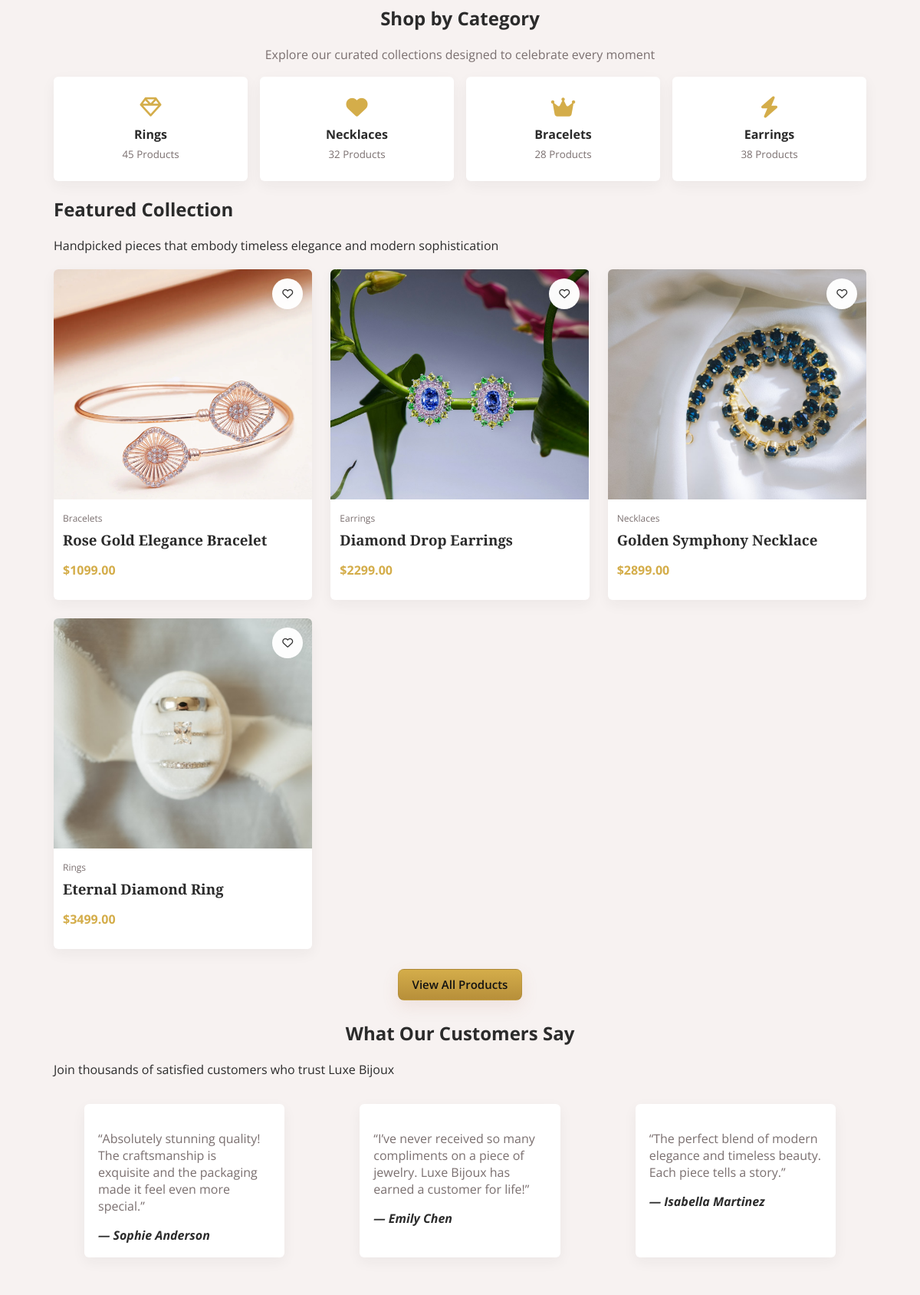
Before: / (middle part) with the older database file.
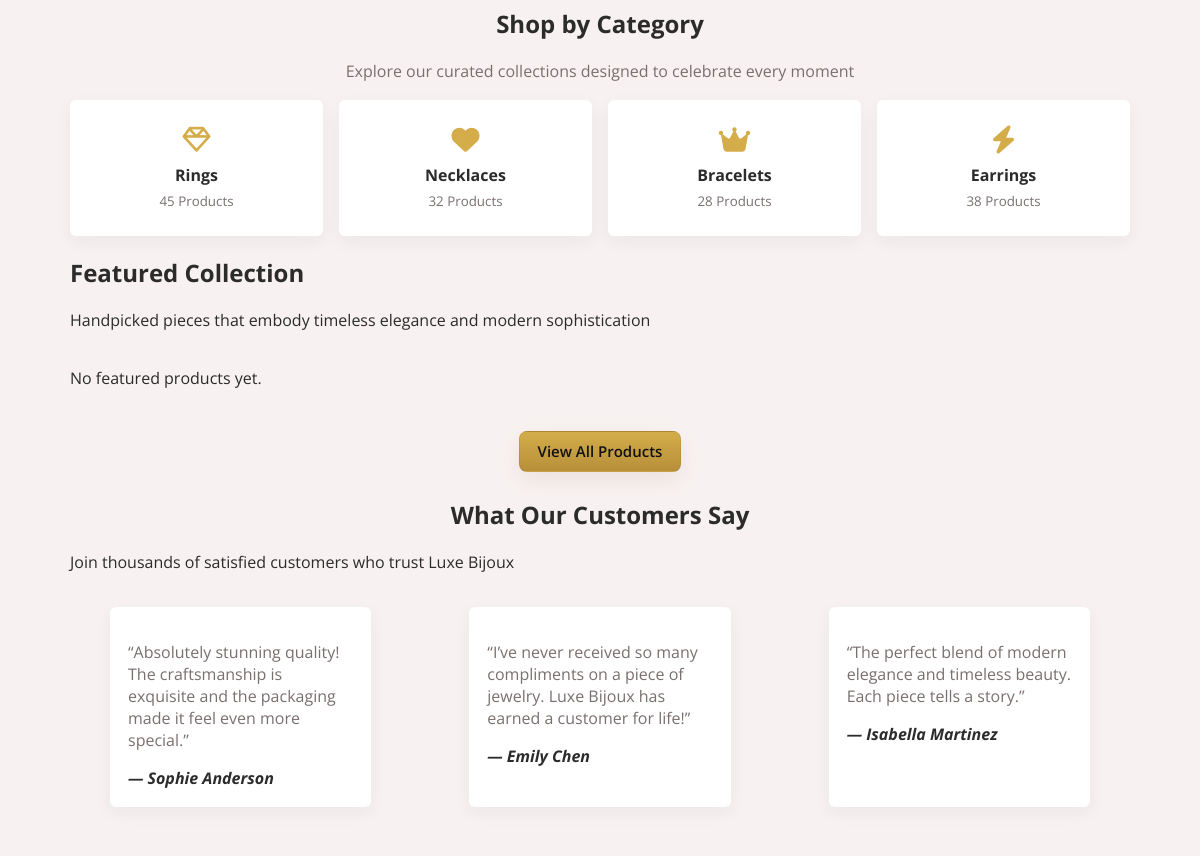
After: the same page with the newer database file.
### app1/models.py (models this page shows, shortened)
class Product(models.Model):
	name = models.CharField(max_length=200)
	description = models.TextField(blank=True)
	price = models.DecimalField(max_digits=10, decimal_places=2)
	stock = models.PositiveIntegerField(default=0)
	category = models.ForeignKey(Category, null=True, blank=True, on_delete=models.SET_NULL, related_name='products')
	image = _UploadField(upload_to='products/', null=True, blank=True)
	created_at = models.DateTimeField(auto_now_add=True)
	updated_at = models.DateTimeField(auto_now=True)
	class Meta:
		ordering = ['-created_at']

class Category(models.Model):
	name = models.CharField(max_length=100, unique=True)
	slug = models.SlugField(max_length=120, unique=True)
	class Meta:
		verbose_name_plural = 'categories'

### app1/views.py (the view)
# urls.py: path('', views.index, name='index'),
def index(request):
	products = Product.objects.select_related('category').filter(stock__gt=0)[:6]
	wishlist = request.session.get('wishlist', [])
	wishlist_ids = set(int(pk) for pk in wishlist) if wishlist else set()
	return render(request, 'index.html', {'products': products, 'wishlist_ids': wishlist_ids})

### app1/context_processors.py (called while the page is built)
def cart_item_count(request):
    cart = request.session.get('cart', {})
    total = 0
    try:
        if isinstance(cart, dict):
            for v in cart.values():
                try:
                    total += int(v)
                except Exception:
                    continue
    except Exception:
        total = 0
    return {'cart_item_count': total}

### templates/index.html (shortened to what this page needs)
{% extends 'base.html' %}
{% block content %}
<main>
    <section class="categories container reveal">
      <h2>Shop by Category</h2>
      <p class="muted">Explore our curated collections designed to celebrate every moment</p>
      <div class="grid categories-grid">
        <a class="card category-card reveal" href="#"><i class="fa-regular fa-gem"></i><span>Rings</span><small>45 Products</small></a>
        <a class="card category-card reveal" href="#"><i class="fa-solid fa-heart"></i><span>Necklaces</span><small>32 Products</small></a>
        <a class="card category-card reveal" href="#"><i class="fa-solid fa-crown"></i><span>Bracelets</span><small>28 Products</small></a>
        <a class="card category-card reveal" href="#"><i class="fa-solid fa-bolt"></i><span>Earrings</span><small>38 Products</small></a>
      </div>
    </section>
    <section class="featured container reveal">
      <h2>Featured Collection</h2>
      <p class="muted">Handpicked pieces that embody timeless elegance and modern sophistication</p>
      <div class="grid products-grid">
        {% for p in products %}
        <article class="card product-card reveal">
          <div class="media" style="background-image: url('{% if p.image %}{{ p.image.url }}{% else %}https://via.placeholder.com/400x280{% endif %}'); background-size:cover; background-position:center; min-height:180px; position:relative;">
            <form method="post" action="{% url 'app1:wishlist-add' %}" class="wishlist-form" style="display:inline">
              <button class="wishlist icon-btn" aria-label="Add to wishlist" title="Add to favorites" data-product-id="{{ p.pk }}">
                {% if wishlist_ids and p.pk in wishlist_ids %}
                  <i class="fa-solid fa-heart" aria-hidden="true"></i>
                {% else %}
                  <i class="fa-regular fa-heart" aria-hidden="true"></i>
                {% endif %}
              </button>
            </form>
          </div>
          <div class="card-body">
            <small class="category">{% if p.category %}{{ p.category.name }}{% else %}-{% endif %}</small>
            <h3 class="product-title">{{ p.name }}</h3>
            <p class="price">${{ p.price }}</p>
          </div>
        </article>
        {% empty %}
        <p>No featured products yet.</p>
        {% endfor %}
      </div>
      <div class="center"><a class="btn btn-primary" href="{% url 'app1:shop' %}">View All Products</a></div>
    </section>
    <section class="testimonials container reveal">
      <h2>What Our Customers Say</h2>
      <p class="muted">Join thousands of satisfied customers who trust Luxe Bijoux</p>
      <div class="grid testimonials-grid">
        <blockquote class="card review reveal">
          <p>“Absolutely stunning quality! The craftsmanship is exquisite and the packaging made it feel even more special.”</p>
          <cite>— Sophie Anderson</cite>
        </blockquote>
        <blockquote class="card review reveal">
          <p>“I’ve never received so many compliments on a piece of jewelry. Luxe Bijoux has earned a customer for life!”</p>
          <cite>— Emily Chen</cite>
        </blockquote>
        <blockquote class="card review reveal">
          <p>“The perfect blend of modern elegance and timeless beauty. Each piece tells a story.”</p>
          <cite>— Isabella Martinez</cite>
        </blockquote>
      </div>
    </section>
  </main>
{% endblock %}

Changed rows visible on the page:
removed Product: image (picture), category.name "Bracelets", name "Rose Gold Elegance Bracelet", price "1099.00"
removed Product: image (picture), category.name "Earrings", name "Diamond Drop Earrings", price "2299.00"
removed Product: image (picture), category.name "Necklaces", name "Golden Symphony Necklace", price "2899.00"
removed Product: image (picture), category.name "Rings", name "Eternal Diamond Ring", price "3499.00"
Other visible differences:
text now shown: "No featured products yet."
